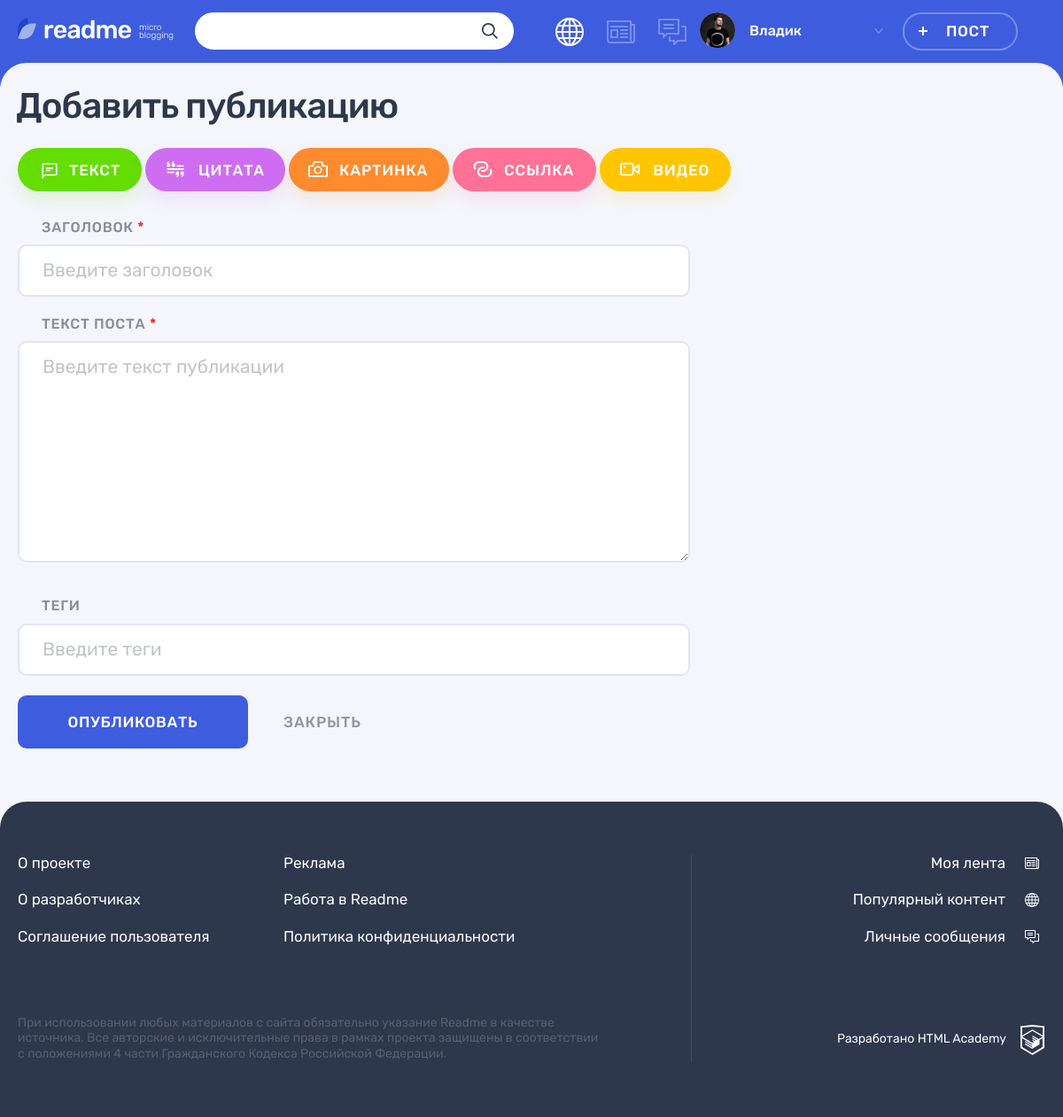
The app's page /add.php?type=text (signed in) with its own data.
### tables this page shows
CREATE TABLE content_type (
                            id INT AUTO_INCREMENT PRIMARY KEY,
                            name CHAR(64) NOT NULL,
                            type CHAR(64) NOT NULL,
                            UNIQUE INDEX UI_type (type)
);

### helpers.php (called while the page is built, shortened)
<?php
function include_template($name, array $data = [])
{
    $name = 'templates/' . $name;
    extract($data);
    require $name;
    $result = ob_get_clean();
    return $result;
}

### data.php (called while the page is built, shortened)
<?php
$form_templates = [
    'photo' => 'add_templates/add_forms/add-post-photo.php',
    'text' => 'add_templates/add_forms/add-post-text.php',
    'link' => 'add_templates/add_forms/add-post-link.php',
    'video' => 'add_templates/add_forms/add-post-video.php',
    'quote' => 'add_templates/add_forms/add-post-quote.php'
];
?>

### templates/add_templates/adding-post.php (the view)
<main class="page__main page__main--adding-post">
    <div class="page__main-section">
        <div class="container">
            <h1 class="page__title page__title--adding-post">Добавить публикацию</h1>
        </div>
        <div class="adding-post container">
            <div class="adding-post__tabs-wrapper tabs">
                <div class="adding-post__tabs filters">
                    <?php foreach ($content_types as $types): ?>
                        <ul class="adding-post__tabs-list filters__list tabs__list">
                            <li class="adding-post__tabs-item filters__item">
                                <a class="adding-post__tabs-link filters__button filters__button--<?= $types['type'] ?> filters__button--active tabs__item tabs__item--active button"
                                   href="add.php?type=<?= $types['type'] ?>">
                                    <svg class="filters__icon" width="22" height="18">
                                        <use xlink:href="#icon-filter-<?= $types['type'] ?>"></use>
                                    </svg>
                                    <span><?= $types['name'] ?></span>
                                </a>
                            </li>
                        </ul>
                    <?php endforeach; ?>
                </div>
                <div class="adding-post__tab-content">
                    <?php
                    foreach ($form_templates as $form_template) {
                        echo include_template($form_template, ['validation_errors' => $validation_errors, 'form_type' => $form_type, 'content_types' => $content_types]);
                    }
                    ?>
                </div>
            </div>
        </div>
    </div>
</main>

### records on screen
content_type: name "ТЕКСТ"
content_type: name "ЦИТАТА"
content_type: name "КАРТИНКА"
content_type: name "ССЫЛКА"
content_type: name "ВИДЕО"

### other values on screen
$user['user'] "Владик"
